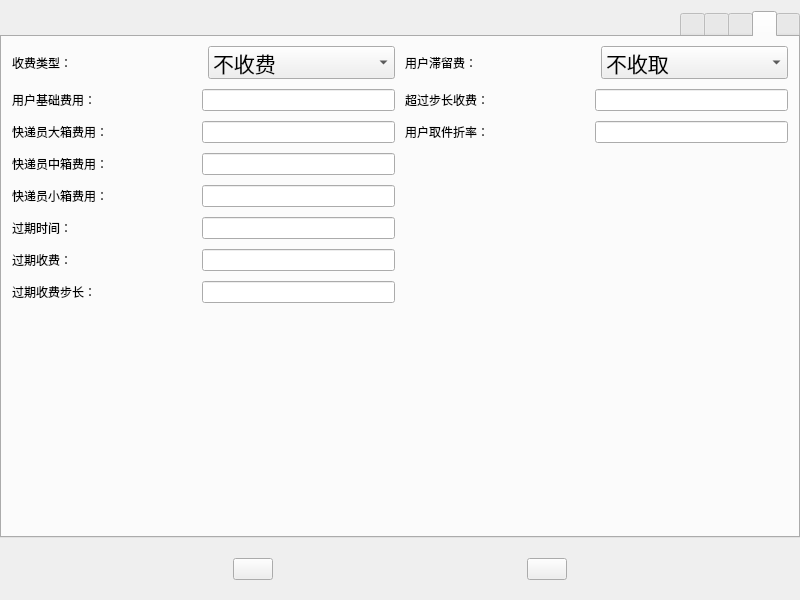
<?xml version="1.0" encoding="UTF-8"?>
<ui version="4.0">
 <class>terminal</class>
 <widget class="QWidget" name="terminal">
  <property name="geometry">
   <rect>
    <x>0</x>
    <y>0</y>
    <width>800</width>
    <height>600</height>
   </rect>
  </property>
  <property name="maximumSize">
   <size>
    <width>800</width>
    <height>16777215</height>
   </size>
  </property>
  <property name="windowTitle">
   <string>Form</string>
  </property>
  <layout class="QVBoxLayout" name="verticalLayout_9">
   <property name="spacing">
    <number>20</number>
   </property>
   <property name="leftMargin">
    <number>0</number>
   </property>
   <property name="rightMargin">
    <number>0</number>
   </property>
   <property name="bottomMargin">
    <number>20</number>
   </property>
   <item>
    <widget class="QTabWidget" name="tabWidget">
     <property name="minimumSize">
      <size>
       <width>760</width>
       <height>500</height>
      </size>
     </property>
     <property name="maximumSize">
      <size>
       <width>800</width>
       <height>16777215</height>
      </size>
     </property>
     <property name="layoutDirection">
      <enum>Qt::RightToLeft</enum>
     </property>
     <property name="currentIndex">
      <number>1</number>
     </property>
     <widget class="QWidget" name="tab">
      <attribute name="title">
       <string/>
      </attribute>
      <layout class="QVBoxLayout" name="verticalLayout_8">
       <item>
        <layout class="QHBoxLayout" name="horizontalLayout_41">
         <property name="spacing">
          <number>10</number>
         </property>
         <property name="leftMargin">
          <number>10</number>
         </property>
         <property name="rightMargin">
          <number>10</number>
         </property>
         <item>
          <layout class="QVBoxLayout" name="verticalLayout_7">
           <item>
            <layout class="QHBoxLayout" name="horizontalLayout_31">
             <item>
              <widget class="QLineEdit" name="networkCardLineEdit"/>
             </item>
             <item>
              <widget class="QLabel" name="networkCardLabel">
               <property name="minimumSize">
                <size>
                 <width>150</width>
                 <height>0</height>
                </size>
               </property>
               <property name="text">
                <string>短信卡卡号：</string>
               </property>
              </widget>
             </item>
            </layout>
           </item>
           <item>
            <layout class="QHBoxLayout" name="horizontalLayout_33">
             <item>
              <widget class="QLineEdit" name="linkManNameLineEdit"/>
             </item>
             <item>
              <widget class="QLabel" name="linkManNameLabel">
               <property name="minimumSize">
                <size>
                 <width>150</width>
                 <height>0</height>
                </size>
               </property>
               <property name="text">
                <string>联系人姓名:</string>
               </property>
              </widget>
             </item>
            </layout>
           </item>
           <item>
            <layout class="QHBoxLayout" name="horizontalLayout_35">
             <item>
              <widget class="QLineEdit" name="linkMobilePhoneLineEdit"/>
             </item>
             <item>
              <widget class="QLabel" name="linkMobilePhoneLabel">
               <property name="minimumSize">
                <size>
                 <width>150</width>
                 <height>0</height>
                </size>
               </property>
               <property name="text">
                <string>联系人电话：</string>
               </property>
              </widget>
             </item>
            </layout>
           </item>
           <item>
            <layout class="QHBoxLayout" name="horizontalLayout_36">
             <item>
              <widget class="QLineEdit" name="forceExpTakeHoursLineEdit"/>
             </item>
             <item>
              <widget class="QLabel" name="forceExpTakeHoursLabel">
               <property name="minimumSize">
                <size>
                 <width>150</width>
                 <height>0</height>
                </size>
               </property>
               <property name="text">
                <string>强制快递员取出时间：</string>
               </property>
              </widget>
             </item>
            </layout>
           </item>
           <item>
            <layout class="QHBoxLayout" name="horizontalLayout_39">
             <item>
              <widget class="QPushButton" name="goodsCheckBtn">
               <property name="text">
                <string/>
               </property>
              </widget>
             </item>
             <item>
              <widget class="QLabel" name="goodsCheckLabel">
               <property name="minimumSize">
                <size>
                 <width>150</width>
                 <height>0</height>
                </size>
               </property>
               <property name="text">
                <string>物品检测：</string>
               </property>
              </widget>
             </item>
            </layout>
           </item>
          </layout>
         </item>
         <item>
          <layout class="QVBoxLayout" name="verticalLayout_6">
           <item>
            <layout class="QHBoxLayout" name="horizontalLayout_30">
             <item>
              <widget class="QLineEdit" name="companyIdLineEdit"/>
             </item>
             <item>
              <widget class="QLabel" name="companyIdLabel">
               <property name="minimumSize">
                <size>
                 <width>180</width>
                 <height>0</height>
                </size>
               </property>
               <property name="text">
                <string>公司编号：</string>
               </property>
              </widget>
             </item>
            </layout>
           </item>
           <item>
            <layout class="QHBoxLayout" name="horizontalLayout_32">
             <item>
              <widget class="QLineEdit" name="terminalIdLineEdit"/>
             </item>
             <item>
              <widget class="QLabel" name="terminalIdLabel">
               <property name="minimumSize">
                <size>
                 <width>180</width>
                 <height>0</height>
                </size>
               </property>
               <property name="text">
                <string>终端编号：</string>
               </property>
              </widget>
             </item>
            </layout>
           </item>
           <item>
            <layout class="QHBoxLayout" name="horizontalLayout_34">
             <item>
              <widget class="QLineEdit" name="encryptCodeLineEdit"/>
             </item>
             <item>
              <widget class="QLabel" name="encryptCodeLabel">
               <property name="minimumSize">
                <size>
                 <width>180</width>
                 <height>0</height>
                </size>
               </property>
               <property name="text">
                <string>通讯秘钥:</string>
               </property>
              </widget>
             </item>
            </layout>
           </item>
           <item>
            <layout class="QHBoxLayout" name="horizontalLayout_37">
             <item>
              <widget class="QLineEdit" name="terminalNameLineEdit"/>
             </item>
             <item>
              <widget class="QLabel" name="terminalNameLabel">
               <property name="minimumSize">
                <size>
                 <width>180</width>
                 <height>0</height>
                </size>
               </property>
               <property name="text">
                <string>终端名称：</string>
               </property>
              </widget>
             </item>
            </layout>
           </item>
           <item>
            <layout class="QHBoxLayout" name="horizontalLayout_38">
             <item>
              <widget class="QLineEdit" name="perSmslimitLineEdit">
               <property name="maximumSize">
                <size>
                 <width>220</width>
                 <height>16777215</height>
                </size>
               </property>
              </widget>
             </item>
             <item>
              <widget class="QLabel" name="perSmslimitLabel">
               <property name="minimumSize">
                <size>
                 <width>180</width>
                 <height>0</height>
                </size>
               </property>
               <property name="text">
                <string/>
               </property>
              </widget>
             </item>
            </layout>
           </item>
           <item>
            <layout class="QHBoxLayout" name="horizontalLayout_40">
             <item>
              <widget class="QComboBox" name="smsSendWayComboBox">
               <property name="font">
                <font>
                 <pointsize>16</pointsize>
                </font>
               </property>
               <property name="layoutDirection">
                <enum>Qt::LeftToRight</enum>
               </property>
               <item>
                <property name="text">
                 <string>本地发送</string>
                </property>
               </item>
               <item>
                <property name="text">
                 <string>服务端发送</string>
                </property>
               </item>
              </widget>
             </item>
             <item>
              <widget class="QLabel" name="smsSendWayLabel">
               <property name="minimumSize">
                <size>
                 <width>180</width>
                 <height>0</height>
                </size>
               </property>
               <property name="text">
                <string>短信发送方式:</string>
               </property>
              </widget>
             </item>
            </layout>
           </item>
          </layout>
         </item>
        </layout>
       </item>
       <item>
        <spacer name="verticalSpacer">
         <property name="orientation">
          <enum>Qt::Vertical</enum>
         </property>
         <property name="sizeHint" stdset="0">
          <size>
           <width>20</width>
           <height>152</height>
          </size>
         </property>
        </spacer>
       </item>
      </layout>
     </widget>
     <widget class="QWidget" name="tab_2">
      <attribute name="title">
       <string/>
      </attribute>
      <layout class="QHBoxLayout" name="horizontalLayout_29">
       <property name="spacing">
        <number>10</number>
       </property>
       <property name="leftMargin">
        <number>10</number>
       </property>
       <property name="rightMargin">
        <number>10</number>
       </property>
       <item>
        <layout class="QVBoxLayout" name="verticalLayout_4">
         <item>
          <layout class="QHBoxLayout" name="horizontalLayout_18">
           <item>
            <widget class="QComboBox" name="expireStatusComboBox">
             <property name="font">
              <font>
               <pointsize>16</pointsize>
              </font>
             </property>
             <property name="layoutDirection">
              <enum>Qt::LeftToRight</enum>
             </property>
             <item>
              <property name="text">
               <string>不收取</string>
              </property>
             </item>
             <item>
              <property name="text">
               <string>收取</string>
              </property>
             </item>
            </widget>
           </item>
           <item>
            <widget class="QLabel" name="expireStatusLabel">
             <property name="minimumSize">
              <size>
               <width>180</width>
               <height>0</height>
              </size>
             </property>
             <property name="text">
              <string>用户滞留费：</string>
             </property>
            </widget>
           </item>
          </layout>
         </item>
         <item>
          <layout class="QHBoxLayout" name="horizontalLayout_19">
           <item>
            <widget class="QLineEdit" name="expireStepmoneyLineEdit"/>
           </item>
           <item>
            <widget class="QLabel" name="expireStepmoneyLabel">
             <property name="minimumSize">
              <size>
               <width>180</width>
               <height>0</height>
              </size>
             </property>
             <property name="text">
              <string>超过步长收费：</string>
             </property>
            </widget>
           </item>
          </layout>
         </item>
         <item>
          <layout class="QHBoxLayout" name="horizontalLayout_20">
           <item>
            <widget class="QLineEdit" name="vipPercentLineEdit"/>
           </item>
           <item>
            <widget class="QLabel" name="vipPercentLabel">
             <property name="minimumSize">
              <size>
               <width>180</width>
               <height>0</height>
              </size>
             </property>
             <property name="text">
              <string>用户取件折率：</string>
             </property>
            </widget>
           </item>
          </layout>
         </item>
         <item>
          <spacer name="verticalSpacer_2">
           <property name="orientation">
            <enum>Qt::Vertical</enum>
           </property>
           <property name="sizeHint" stdset="0">
            <size>
             <width>20</width>
             <height>40</height>
            </size>
           </property>
          </spacer>
         </item>
        </layout>
       </item>
       <item>
        <layout class="QVBoxLayout" name="verticalLayout_5">
         <item>
          <layout class="QHBoxLayout" name="horizontalLayout_28">
           <item>
            <widget class="QComboBox" name="tariffTypeComboBox">
             <property name="font">
              <font>
               <pointsize>16</pointsize>
              </font>
             </property>
             <property name="layoutDirection">
              <enum>Qt::LeftToRight</enum>
             </property>
             <item>
              <property name="text">
               <string>不收费</string>
              </property>
             </item>
             <item>
              <property name="text">
               <string>快递员收费</string>
              </property>
             </item>
             <item>
              <property name="text">
               <string>用户收费</string>
              </property>
             </item>
             <item>
              <property name="text">
               <string>双向收费</string>
              </property>
             </item>
            </widget>
           </item>
           <item>
            <widget class="QLabel" name="tariffTypeLabel">
             <property name="minimumSize">
              <size>
               <width>180</width>
               <height>0</height>
              </size>
             </property>
             <property name="text">
              <string>收费类型：</string>
             </property>
            </widget>
           </item>
          </layout>
         </item>
         <item>
          <layout class="QHBoxLayout" name="horizontalLayout_27">
           <item>
            <widget class="QLineEdit" name="userBasicTariffLineEdit"/>
           </item>
           <item>
            <widget class="QLabel" name="userBasicTariffLabel">
             <property name="minimumSize">
              <size>
               <width>180</width>
               <height>0</height>
              </size>
             </property>
             <property name="text">
              <string>用户基础费用：</string>
             </property>
            </widget>
           </item>
          </layout>
         </item>
         <item>
          <layout class="QHBoxLayout" name="horizontalLayout_26">
           <item>
            <widget class="QLineEdit" name="expBigTariffLineEdit"/>
           </item>
           <item>
            <widget class="QLabel" name="expBigTariffLabel">
             <property name="minimumSize">
              <size>
               <width>180</width>
               <height>0</height>
              </size>
             </property>
             <property name="text">
              <string>快递员大箱费用：</string>
             </property>
            </widget>
           </item>
          </layout>
         </item>
         <item>
          <layout class="QHBoxLayout" name="horizontalLayout_25">
           <item>
            <widget class="QLineEdit" name="expMiddleTariffLineEdit"/>
           </item>
           <item>
            <widget class="QLabel" name="expMiddleTariffLabel">
             <property name="minimumSize">
              <size>
               <width>180</width>
               <height>0</height>
              </size>
             </property>
             <property name="text">
              <string>快递员中箱费用：</string>
             </property>
            </widget>
           </item>
          </layout>
         </item>
         <item>
          <layout class="QHBoxLayout" name="horizontalLayout_24">
           <item>
            <widget class="QLineEdit" name="expSmallTariffLineEdit"/>
           </item>
           <item>
            <widget class="QLabel" name="expSmallTariffLabel">
             <property name="minimumSize">
              <size>
               <width>180</width>
               <height>0</height>
              </size>
             </property>
             <property name="text">
              <string>快递员小箱费用：</string>
             </property>
            </widget>
           </item>
          </layout>
         </item>
         <item>
          <layout class="QHBoxLayout" name="horizontalLayout_23">
           <item>
            <widget class="QLineEdit" name="expireHoursLineEdit">
             <property name="text">
              <string/>
             </property>
            </widget>
           </item>
           <item>
            <widget class="QLabel" name="expireHoursLabel">
             <property name="minimumSize">
              <size>
               <width>180</width>
               <height>0</height>
              </size>
             </property>
             <property name="text">
              <string>过期时间：</string>
             </property>
            </widget>
           </item>
          </layout>
         </item>
         <item>
          <layout class="QHBoxLayout" name="horizontalLayout_22">
           <item>
            <widget class="QLineEdit" name="expireStartTariffLineEdit"/>
           </item>
           <item>
            <widget class="QLabel" name="expireStartTariffLabel">
             <property name="minimumSize">
              <size>
               <width>180</width>
               <height>0</height>
              </size>
             </property>
             <property name="text">
              <string>过期收费：</string>
             </property>
            </widget>
           </item>
          </layout>
         </item>
         <item>
          <layout class="QHBoxLayout" name="horizontalLayout_21">
           <item>
            <widget class="QLineEdit" name="expireStepLineEdit"/>
           </item>
           <item>
            <widget class="QLabel" name="expireStepLabel">
             <property name="minimumSize">
              <size>
               <width>180</width>
               <height>0</height>
              </size>
             </property>
             <property name="text">
              <string>过期收费步长：</string>
             </property>
            </widget>
           </item>
          </layout>
         </item>
         <item>
          <spacer name="verticalSpacer_3">
           <property name="orientation">
            <enum>Qt::Vertical</enum>
           </property>
           <property name="sizeHint" stdset="0">
            <size>
             <width>20</width>
             <height>40</height>
            </size>
           </property>
          </spacer>
         </item>
        </layout>
       </item>
      </layout>
     </widget>
     <widget class="QWidget" name="tab_3">
      <attribute name="title">
       <string/>
      </attribute>
      <layout class="QHBoxLayout" name="horizontalLayout_17">
       <item>
        <spacer name="horizontalSpacer">
         <property name="orientation">
          <enum>Qt::Horizontal</enum>
         </property>
         <property name="sizeHint" stdset="0">
          <size>
           <width>244</width>
           <height>20</height>
          </size>
         </property>
        </spacer>
       </item>
       <item>
        <layout class="QVBoxLayout" name="verticalLayout_3">
         <property name="spacing">
          <number>20</number>
         </property>
         <item>
          <layout class="QHBoxLayout" name="horizontalLayout_13">
           <item>
            <widget class="QLineEdit" name="storageHoursLineEdit"/>
           </item>
           <item>
            <widget class="QLabel" name="storageHoursLabel">
             <property name="minimumSize">
              <size>
               <width>200</width>
               <height>0</height>
              </size>
             </property>
             <property name="text">
              <string/>
             </property>
            </widget>
           </item>
          </layout>
         </item>
         <item>
          <layout class="QHBoxLayout" name="horizontalLayout_14">
           <item>
            <widget class="QLineEdit" name="storageStartTariffLineEdit"/>
           </item>
           <item>
            <widget class="QLabel" name="storageStartTariffLabel">
             <property name="minimumSize">
              <size>
               <width>200</width>
               <height>0</height>
              </size>
             </property>
             <property name="text">
              <string/>
             </property>
            </widget>
           </item>
          </layout>
         </item>
         <item>
          <layout class="QHBoxLayout" name="horizontalLayout_15">
           <item>
            <widget class="QLineEdit" name="storageStepLineEdit"/>
           </item>
           <item>
            <widget class="QLabel" name="storageStepLabel">
             <property name="minimumSize">
              <size>
               <width>200</width>
               <height>0</height>
              </size>
             </property>
             <property name="text">
              <string/>
             </property>
            </widget>
           </item>
          </layout>
         </item>
         <item>
          <layout class="QHBoxLayout" name="horizontalLayout_16">
           <item>
            <widget class="QLineEdit" name="storageStepMoneyLineEdit"/>
           </item>
           <item>
            <widget class="QLabel" name="storageStepMoneyLabel">
             <property name="minimumSize">
              <size>
               <width>200</width>
               <height>0</height>
              </size>
             </property>
             <property name="text">
              <string/>
             </property>
            </widget>
           </item>
          </layout>
         </item>
         <item>
          <spacer name="verticalSpacer_4">
           <property name="orientation">
            <enum>Qt::Vertical</enum>
           </property>
           <property name="sizeHint" stdset="0">
            <size>
             <width>20</width>
             <height>40</height>
            </size>
           </property>
          </spacer>
         </item>
        </layout>
       </item>
       <item>
        <spacer name="horizontalSpacer_2">
         <property name="orientation">
          <enum>Qt::Horizontal</enum>
         </property>
         <property name="sizeHint" stdset="0">
          <size>
           <width>244</width>
           <height>20</height>
          </size>
         </property>
        </spacer>
       </item>
      </layout>
     </widget>
     <widget class="QWidget" name="tab_4">
      <attribute name="title">
       <string/>
      </attribute>
      <layout class="QHBoxLayout" name="horizontalLayout_12">
       <item>
        <spacer name="horizontalSpacer_4">
         <property name="orientation">
          <enum>Qt::Horizontal</enum>
         </property>
         <property name="sizeHint" stdset="0">
          <size>
           <width>222</width>
           <height>20</height>
          </size>
         </property>
        </spacer>
       </item>
       <item>
        <layout class="QVBoxLayout" name="verticalLayout_2">
         <property name="spacing">
          <number>12</number>
         </property>
         <item>
          <layout class="QHBoxLayout" name="horizontalLayout_7">
           <item>
            <widget class="QLineEdit" name="sendBaseTariffLineEdit">
             <property name="minimumSize">
              <size>
               <width>200</width>
               <height>0</height>
              </size>
             </property>
            </widget>
           </item>
           <item>
            <widget class="QLabel" name="sendBaseTariffLabel">
             <property name="minimumSize">
              <size>
               <width>250</width>
               <height>0</height>
              </size>
             </property>
             <property name="text">
              <string/>
             </property>
            </widget>
           </item>
          </layout>
         </item>
         <item>
          <layout class="QHBoxLayout" name="horizontalLayout_8">
           <item>
            <widget class="QLineEdit" name="expGetTariffLineEdit"/>
           </item>
           <item>
            <widget class="QLabel" name="expGetTariffLabel">
             <property name="minimumSize">
              <size>
               <width>250</width>
               <height>0</height>
              </size>
             </property>
             <property name="text">
              <string/>
             </property>
            </widget>
           </item>
          </layout>
         </item>
         <item>
          <layout class="QHBoxLayout" name="horizontalLayout_9">
           <item>
            <widget class="QPushButton" name="acceptExpCompanyNameBtn">
             <property name="text">
              <string/>
             </property>
            </widget>
           </item>
           <item>
            <widget class="QLabel" name="acceptExpCompanyNameLabel">
             <property name="minimumSize">
              <size>
               <width>250</width>
               <height>0</height>
              </size>
             </property>
             <property name="text">
              <string/>
             </property>
            </widget>
           </item>
          </layout>
         </item>
         <item>
          <layout class="QHBoxLayout" name="horizontalLayout_10">
           <item>
            <widget class="QLineEdit" name="lanJianNameLineEdit"/>
           </item>
           <item>
            <widget class="QLabel" name="lanJianNameLabel">
             <property name="minimumSize">
              <size>
               <width>250</width>
               <height>0</height>
              </size>
             </property>
             <property name="text">
              <string/>
             </property>
            </widget>
           </item>
          </layout>
         </item>
         <item>
          <layout class="QHBoxLayout" name="horizontalLayout_11">
           <item>
            <widget class="QLineEdit" name="lanJianPhoneLineEdit"/>
           </item>
           <item>
            <widget class="QLabel" name="lanJianPhoneLabel">
             <property name="minimumSize">
              <size>
               <width>250</width>
               <height>0</height>
              </size>
             </property>
             <property name="text">
              <string/>
             </property>
            </widget>
           </item>
          </layout>
         </item>
         <item>
          <spacer name="verticalSpacer_5">
           <property name="orientation">
            <enum>Qt::Vertical</enum>
           </property>
           <property name="sizeHint" stdset="0">
            <size>
             <width>20</width>
             <height>40</height>
            </size>
           </property>
          </spacer>
         </item>
        </layout>
       </item>
       <item>
        <spacer name="horizontalSpacer_3">
         <property name="orientation">
          <enum>Qt::Horizontal</enum>
         </property>
         <property name="sizeHint" stdset="0">
          <size>
           <width>222</width>
           <height>20</height>
          </size>
         </property>
        </spacer>
       </item>
      </layout>
     </widget>
     <widget class="QWidget" name="tab_5">
      <attribute name="title">
       <string/>
      </attribute>
      <layout class="QHBoxLayout" name="horizontalLayout_6">
       <item>
        <spacer name="horizontalSpacer_6">
         <property name="orientation">
          <enum>Qt::Horizontal</enum>
         </property>
         <property name="sizeHint" stdset="0">
          <size>
           <width>251</width>
           <height>20</height>
          </size>
         </property>
        </spacer>
       </item>
       <item>
        <layout class="QVBoxLayout" name="verticalLayout">
         <property name="spacing">
          <number>15</number>
         </property>
         <item>
          <layout class="QHBoxLayout" name="horizontalLayout">
           <item>
            <widget class="QPushButton" name="washSwitchBtn">
             <property name="text">
              <string/>
             </property>
            </widget>
           </item>
           <item>
            <widget class="QLabel" name="washSwitchLabel">
             <property name="minimumSize">
              <size>
               <width>150</width>
               <height>0</height>
              </size>
             </property>
             <property name="text">
              <string/>
             </property>
            </widget>
           </item>
          </layout>
         </item>
         <item>
          <layout class="QHBoxLayout" name="horizontalLayout_2">
           <item>
            <widget class="QLineEdit" name="washSenderTariffLineEdit"/>
           </item>
           <item>
            <widget class="QLabel" name="washSenderTariffLabel">
             <property name="minimumSize">
              <size>
               <width>150</width>
               <height>0</height>
              </size>
             </property>
             <property name="text">
              <string/>
             </property>
            </widget>
           </item>
          </layout>
         </item>
         <item>
          <layout class="QHBoxLayout" name="horizontalLayout_3">
           <item>
            <widget class="QLineEdit" name="washGeterTariffLineEdit"/>
           </item>
           <item>
            <widget class="QLabel" name="washGeterTariffLabel">
             <property name="minimumSize">
              <size>
               <width>150</width>
               <height>0</height>
              </size>
             </property>
             <property name="text">
              <string/>
             </property>
            </widget>
           </item>
          </layout>
         </item>
         <item>
          <layout class="QHBoxLayout" name="horizontalLayout_4">
           <item>
            <widget class="QLineEdit" name="washerNameLineEdit"/>
           </item>
           <item>
            <widget class="QLabel" name="washerNameLabel">
             <property name="minimumSize">
              <size>
               <width>150</width>
               <height>0</height>
              </size>
             </property>
             <property name="text">
              <string/>
             </property>
            </widget>
           </item>
          </layout>
         </item>
         <item>
          <layout class="QHBoxLayout" name="horizontalLayout_5">
           <item>
            <widget class="QLineEdit" name="washerPhoneLineEdit"/>
           </item>
           <item>
            <widget class="QLabel" name="washerPhoneLabel">
             <property name="minimumSize">
              <size>
               <width>150</width>
               <height>0</height>
              </size>
             </property>
             <property name="text">
              <string/>
             </property>
            </widget>
           </item>
          </layout>
         </item>
         <item>
          <spacer name="verticalSpacer_6">
           <property name="orientation">
            <enum>Qt::Vertical</enum>
           </property>
           <property name="sizeHint" stdset="0">
            <size>
             <width>20</width>
             <height>40</height>
            </size>
           </property>
          </spacer>
         </item>
        </layout>
       </item>
       <item>
        <spacer name="horizontalSpacer_5">
         <property name="orientation">
          <enum>Qt::Horizontal</enum>
         </property>
         <property name="sizeHint" stdset="0">
          <size>
           <width>252</width>
           <height>20</height>
          </size>
         </property>
        </spacer>
       </item>
      </layout>
     </widget>
    </widget>
   </item>
   <item>
    <layout class="QHBoxLayout" name="horizontalLayout_42">
     <item>
      <spacer name="horizontalSpacer_7">
       <property name="orientation">
        <enum>Qt::Horizontal</enum>
       </property>
       <property name="sizeHint" stdset="0">
        <size>
         <width>40</width>
         <height>20</height>
        </size>
       </property>
      </spacer>
     </item>
     <item>
      <widget class="QPushButton" name="okBtn">
       <property name="text">
        <string/>
       </property>
      </widget>
     </item>
     <item>
      <spacer name="horizontalSpacer_8">
       <property name="orientation">
        <enum>Qt::Horizontal</enum>
       </property>
       <property name="sizeHint" stdset="0">
        <size>
         <width>40</width>
         <height>20</height>
        </size>
       </property>
      </spacer>
     </item>
     <item>
      <widget class="QPushButton" name="quitBtn">
       <property name="text">
        <string/>
       </property>
      </widget>
     </item>
     <item>
      <spacer name="horizontalSpacer_9">
       <property name="orientation">
        <enum>Qt::Horizontal</enum>
       </property>
       <property name="sizeHint" stdset="0">
        <size>
         <width>40</width>
         <height>20</height>
        </size>
       </property>
      </spacer>
     </item>
    </layout>
   </item>
  </layout>
 </widget>
 <resources/>
 <connections/>
</ui>
